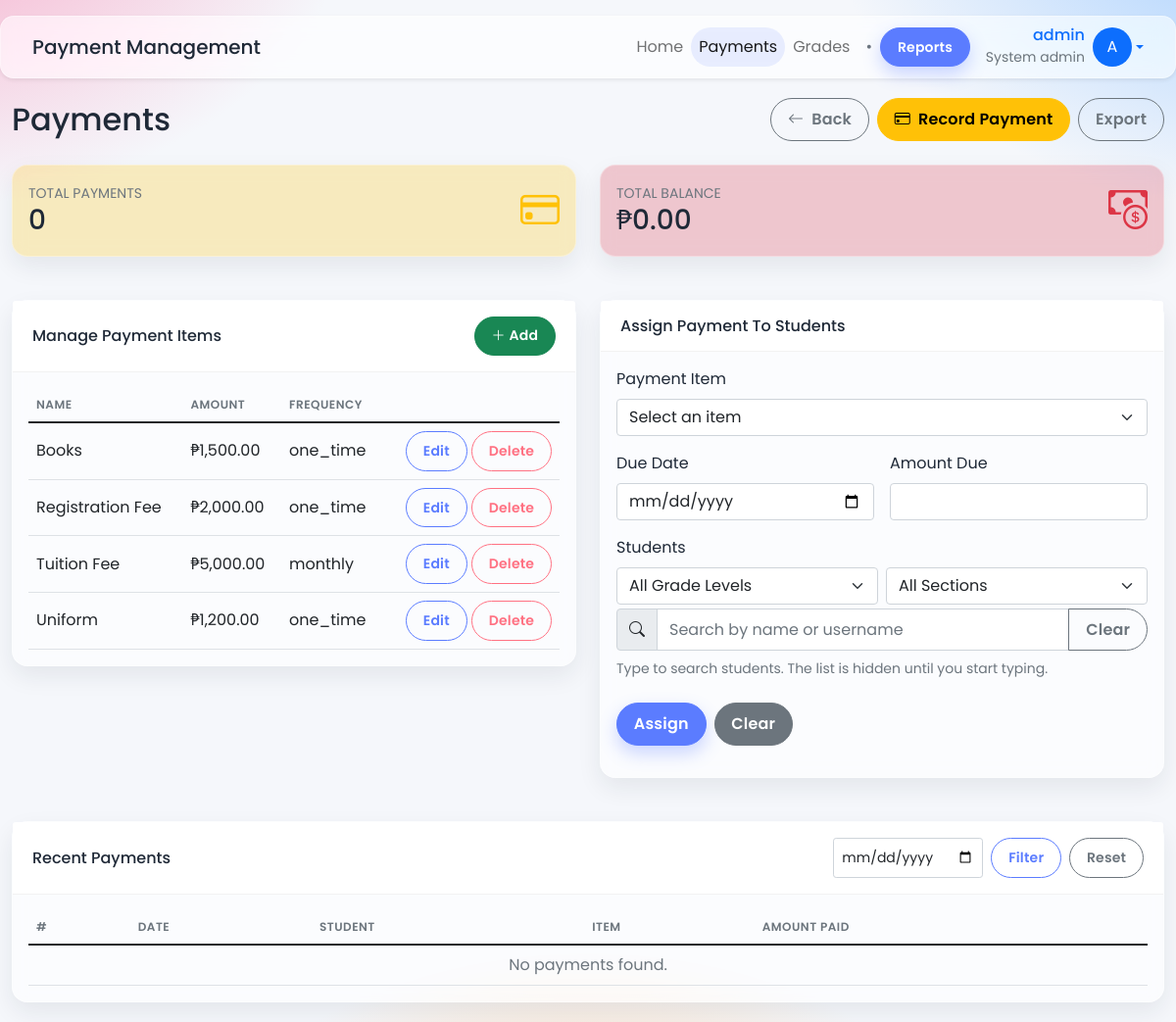
Screenshot of /registrar/payments.php (signed in) with the database file from the repository.
### tables this page shows
CREATE TABLE IF NOT EXISTS payment_categories (
    id INT AUTO_INCREMENT PRIMARY KEY,
    name VARCHAR(100) NOT NULL,
    description TEXT,
    amount DECIMAL(10,2) NOT NULL,
    is_recurring BOOLEAN DEFAULT FALSE,
    frequency ENUM('one_time', 'monthly', 'quarterly', 'yearly') DEFAULT 'one_time',
    UNIQUE KEY uq_payment_categories_name (name)
);

### registrar/payments.php (the view, shortened to what this page needs)
<?php
require_once '../php/db_connect.php';
$__EMBED = isset($_GET['embed']) && $_GET['embed'] === '1';
$payments = [];
$total_payments = 0;
$total_balance = 0.0;
$categories = [];
$filterDate = isset($_GET['date']) ? trim($_GET['date']) : '';
$result = $conn->query("SELECT COUNT(*) AS c FROM payments");
if ($result) {
    $row = $result->fetch_assoc();
    $total_payments = (int)($row['c'] ?? 0);
}
$result = $conn->query(
    "SELECT SUM(GREATEST(ps.amount_due - COALESCE(p.total_paid,0), 0)) AS balance
     FROM payment_schedule ps
     LEFT JOIN (
        SELECT student_id, payment_category_id, SUM(amount_paid) AS total_paid
        FROM payments
        GROUP BY student_id, payment_category_id
     ) p ON p.student_id = ps.student_id AND p.payment_category_id = ps.payment_category_id
     WHERE ps.status != 'paid'"
);
if ($result) {
    $row = $result->fetch_assoc();
    $total_balance = (float)($row['balance'] ?? 0);
}
$resCat = $conn->query("SELECT id, name, description, amount, is_recurring, frequency FROM payment_categories ORDER BY name");
if ($resCat) {
    while ($row = $resCat->fetch_assoc()) { $categories[] = $row; }
}
?>
<!DOCTYPE html>
<html lang="en">
<head>
    <link href="https://cdn.jsdelivr.net/npm/bootstrap@5.1.3/dist/css/bootstrap.min.css" rel="stylesheet">
    <link href="https://cdn.jsdelivr.net/npm/bootstrap-icons@1.8.0/font/bootstrap-icons.css" rel="stylesheet">
    <link href="/MARC/system_admin/assets/css/style.css" rel="stylesheet">
</head>
<body class="topnav <?php echo $__EMBED ? 'embed' : ''; ?>">
    <div class="wrapper">
        <div id="content">
            <?php include '../includes/navbar.php'; ?>
            <div class="container-fluid">
                <div class="d-flex justify-content-between align-items-center mb-4">
                    <h2 class="mb-0">Payments</h2>
                    <div class="d-flex gap-2">
                        <?php if (!$__EMBED): ?>
                        <a href="dashboard.php" class="btn btn-outline-secondary"><i class="bi bi-arrow-left me-2"></i>Back</a>
                        <?php endif; ?>
                        <button class="btn btn-warning" data-bs-toggle="modal" data-bs-target="#modalRecordPayment"><i class="bi bi-credit-card me-2"></i>Record Payment</button>
                        <a href="../php/payments_export.php<?php echo $filterDate !== '' ? ('?date=' . urlencode($filterDate)) : ''; ?>" class="btn btn-outline-secondary">Export</a>
                    </div>
                </div>
                <div class="row g-4 mb-4">
                    <div class="col-md-6">
                        <div class="card bg-warning bg-opacity-25">
                            <div class="card-body d-flex justify-content-between align-items-center">
                                <div>
                                    <div class="text-uppercase small text-muted">Total Payments</div>
                                    <div class="h3 mb-0"><?php echo $total_payments; ?></div>
                                </div>
                                <i class="bi bi-credit-card fs-1 text-warning"></i>
                            </div>
                        </div>
                    </div>
                    <div class="col-md-6">
                        <div class="card bg-danger bg-opacity-25">
                            <div class="card-body d-flex justify-content-between align-items-center">
                                <div>
                                    <div class="text-uppercase small text-muted">Total Balance</div>
                                    <div class="h3 mb-0">₱<?php echo number_format($total_balance, 2); ?></div>
                                </div>
                                <i class="bi bi-cash-coin fs-1 text-danger"></i>
                            </div>
                        </div>
                    </div>
                </div>
                <div class="row g-4 mb-4">
                    <div class="col-lg-6">
                        <div class="card">
                            <div class="card-header bg-white d-flex justify-content-between align-items-center">
                                <h6 class="mb-0">Manage Payment Items</h6>
                                <button class="btn btn-sm btn-success" data-bs-toggle="modal" data-bs-target="#modalAddCategory"><i class="bi bi-plus-lg me-1"></i>Add</button>
                            </div>
                            <div class="card-body">
                                <div class="table-responsive">
                                    <table class="table table-hover align-middle">
                                        <thead>
                                            <tr>
                                                <th>Name</th>
                                                <th>Amount</th>
                                                <th>Frequency</th>
                                                <th></th>
                                            </tr>
                                        </thead>
                                        <tbody>
                                            <?php if (count($categories) === 0): ?>
                                                <tr><td colspan="4" class="text-center text-muted">No items.</td></tr>
                                            <?php else: ?>
                                                <?php foreach ($categories as $cat): ?>
                                                    <tr>
                                                        <td><?php echo htmlspecialchars($cat['name']); ?></td>
                                                        <td>₱<?php echo number_format((float)$cat['amount'], 2); ?></td>
                                                        <td><?php echo htmlspecialchars($cat['frequency']); ?></td>
                                                        <td class="text-end">
                                                            <button class="btn btn-sm btn-outline-primary" onclick='openEditCategory(<?php echo json_encode($cat, JSON_HEX_TAG|JSON_HEX_APOS|JSON_HEX_QUOT|JSON_HEX_AMP); ?>)'>Edit</button>
                                                            <button class="btn btn-sm btn-outline-danger" onclick="deleteCategory(<?php echo (int)$cat['id']; ?>)">Delete</button>
                                                        </td>
                                                    </tr>
                                                <?php endforeach; ?>
                                            <?php endif; ?>
                                        </tbody>
                                    </table>
                                </div>
                            </div>
                        </div>
                    </div>
                    <div class="col-lg-6">
                        <div class="card">
                            <div class="card-header bg-white">
                                <h6 class="mb-0">Assign Payment To Students</h6>
                            </div>
                            <div class="card-body">
                                <form id="assignForm">
                                    <div class="row g-3">
                                        <div class="col-12">
                                            <label class="form-label">Payment Item</label>
                                            <select class="form-select" name="payment_category_id" required>
                                                <option value="">Select an item</option>
                                            </select>
                                        </div>
                                        <div class="col-md-6">
                                            <label class="form-label">Due Date</label>
                                            <input type="date" name="due_date" class="form-control" required>
                                        </div>
                                        <div class="col-md-6">
                                            <label class="form-label">Amount Due</label>
                                            <input type="number" name="amount_due" class="form-control" step="0.01" min="0" required>
                                        </div>
                                        <div class="col-12">
                                            <label class="form-label">Students</label>
                                            <div class="row g-2 mb-1">
                                                <div class="col-sm-6">
                                                    <select id="filterGrade" class="form-select">
                                                        <option value="">All Grade Levels</option>
                                                    </select>
                                                </div>
                                                <div class="col-sm-6">
                                                    <select id="filterSection" class="form-select">
                                                        <option value="">All Sections</option>
                                                    </select>
                                                </div>
                                            </div>
                                            <div class="input-group mb-2">
                                                <span class="input-group-text"><i class="bi bi-search"></i></span>
                                                <input type="search" id="studentSearch" class="form-control" placeholder="Search by name or username">
                                                <button class="btn btn-outline-secondary" type="button" id="clearStudentSearch">Clear</button>
                                            </div>
                                            <small class="text-muted d-block mb-2" id="studentHint">Type to search students. The list is hidden until you start typing.</small>
                                        </div>
                                    </div>
                                    <div class="mt-3 d-flex gap-2">
                                        <button type="submit" class="btn btn-primary">Assign</button>
                                        <button type="reset" class="btn btn-secondary">Clear</button>
                                    </div>
                                </form>
                            </div>
                        </div>
                    </div>
                </div>
                <div class="card" id="history">
                    <div class="card-header bg-white d-flex justify-content-between align-items-center">
                        <h6 class="mb-0">Recent Payments</h6>
                        <form class="d-flex gap-2" method="get" action="payments.php">
                            <input type="date" name="date" class="form-control form-control-sm" value="<?php echo htmlspecialchars($filterDate); ?>">
                            <button class="btn btn-sm btn-outline-primary" type="submit">Filter</button>
                            <a class="btn btn-sm btn-outline-secondary" href="payments.php">Reset</a>
                        </form>
                    </div>
                    <div class="card-body">
                        <div class="table-responsive">
                            <table class="table table-hover align-middle">
                                <thead>
                                    <tr>
                                        <th scope="col">#</th>
                                        <th scope="col">Date</th>
                                        <th scope="col">Student</th>
                                        <th scope="col">Item</th>
                                        <th scope="col">Amount Paid</th>
                                    </tr>
                                </thead>
                                <tbody>
                                    <?php if (count($payments) === 0): ?>
                                        <tr>
                                            <td colspan="5" class="text-center text-muted">No payments found.</td>
                                        </tr>
                                    <?php endif; ?>
                                </tbody>
                            </table>
                        </div>
                    </div>
                </div>
            </div>
        </div>
    </div>
</body>
</html>

### system_admin/assets/css/style.css (style rules this page uses)
:root { --primary-color: #5b7cff; --secondary-color: #6c757d; --success-color: #37b26c; --info-color: #6ec3ff; --warning-color: #ffc76b; --danger-color: #ff7182; --light-color: #f8f9fa; --dark-color: #212529; --sidebar-width: 250px; --sidebar-collapsed-width: 70px; --top-navbar-height: 64px; --gradient-start: #f7a8c7; --gradient-mid: #ffd1a1; --gradient-end: #9ecbff; --surface: rgba(255,255,255,.6); --surface-border: rgba(255,255,255,.35); --text-color: #1f2937; }
body { font-family: 'Poppins', 'Segoe UI', Tahoma, Geneva, Verdana, sans-serif; color: var(--text-color); background: radial-gradient(1200px 800px at -10% -10%, var(--gradient-start) 0%, transparent 40%), radial-gradient(1200px 800px at 110% -10%, var(--gradient-end) 0%, transparent 40%), radial-gradient(1200px 800px at 50% 120%, var(--gradient-mid) 0%, transparent 35%), #f5f7fb; background-attachment: fixed; overflow-x: hidden; }
.wrapper { display: flex; width: 100%; align-items: stretch; }
#content { width: 100%; min-height: 100vh; margin-left: var(--sidebar-width); transition: all 0.3s; }
.card { border: none; border-radius: 16px; background: var(--surface); backdrop-filter: saturate(160%) blur(8px); -webkit-backdrop-filter: saturate(160%) blur(8px); border: 1px solid var(--surface-border); box-shadow: 0 10px 25px rgba(31, 41, 55, 0.08); margin-bottom: 20px; transition: transform 0.2s, box-shadow 0.2s; }
.card-header { background-color: #fff; border-bottom: 1px solid rgba(0, 0, 0, 0.05); font-weight: 600; padding: 1rem 1.25rem; }
.btn { padding: 0.55rem 1.05rem; border-radius: 9999px; font-weight: 600; letter-spacing: .2px; transition: all 0.2s ease-in-out; }
.btn-primary { background-color: var(--primary-color); border-color: var(--primary-color); box-shadow: 0 8px 18px rgba(91,124,255,.3); }
.btn-outline-primary { color: var(--primary-color); border-color: var(--primary-color); }
.btn-outline-secondary { color: var(--secondary-color); border-color: var(--secondary-color); }
.btn-outline-danger { color: var(--danger-color); border-color: var(--danger-color); }
body.topnav #content { margin-left: 0; }
.table { margin-bottom: 0; }
.table thead th { border-top: none; font-weight: 600; text-transform: uppercase; font-size: 0.75rem; letter-spacing: 0.5px; color: #6c757d; border-bottom: 1px solid #dee2e6; }

### rows the page displays
payment_categories: name "Books", amount "1,500.00", frequency "one_time"
payment_categories: name "Registration Fee", amount "2,000.00", frequency "one_time"
payment_categories: name "Tuition Fee", amount "5,000.00", frequency "monthly"
payment_categories: name "Uniform", amount "1,200.00", frequency "one_time"

### other values shown
$page_title "Payment Management"
$_SESSION["username"] "admin"
str_replace('_', ' ', $_SESSION["role"]) "System admin"
$initials "A"
$total_payments "0"
$total_balance "0.00"
